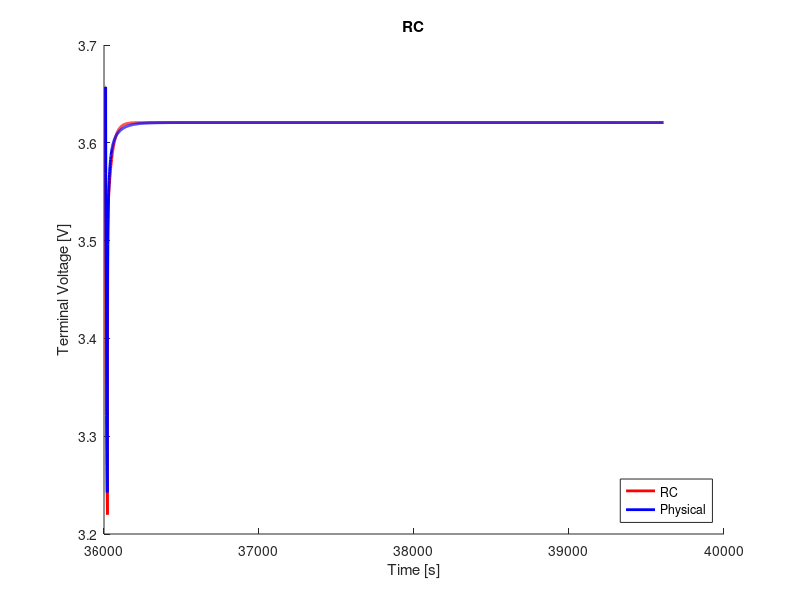

The MATLAB script that drew this image:
clear;
clc;
close all;

%% load data
load('ocv_final.mat');
time_ocv = time;
load('pulse_10_c_10.mat');
load('rc2_cf_10_c.mat');

%% voltage limitations
v_max = 4.4;                                    % cut-over voltage
v_min = 3.0;                                    % cut-off voltage

%% resample ocv and soc
t1 = time_ocv(1);
t2 = time_ocv(end);
dt = 1;                                         % sample time
t = (t1:dt:t2) - t1;

ocv = interp1(time_ocv, ocv, t1:dt:t2);
soc = interp1(time_ocv, soc, t1:dt:t2);

s = length(time);

%% variables
Q = 16.8;
eta = 1.0;                                  % coulombic efficiency

n = 2;                                      % number of rc links
i_r = zeros(n, 1);
v_c = zeros(n, 1);
flag = 1;

%% compute soc
ind_init = soc(interp1(ocv, 1:length(ocv), V_batt_time(1), 'nearest'))
ind_init = interp1(soc, 1:length(soc), ind_init, 'nearest');
v_t(1) = ocv(ind_init);
z0 = soc(ind_init);
z = z0 - dt/(Q*3600)*eta*cumsum(I(1:end));

% manual fit
p = 11;
r0 = r0_cf(p);
r1 = r1_cf(p);
r2 = r2_cf(p);
% r3 = r3_cf(p);
c1 = c1_cf(p);
c2 = c2_cf(p);
% c3 = c3_cf(p);

r = [r1; r2];
c = [c1; c2];

%% compute terminal voltage
for j = 1:n
    f(j) = exp(-dt/(r(j)*c(j)));
end
for k = 1:s-1
    if flag == 1
        i_r(:, k+1) = diag(f)*i_r(:, k) + (1-f')*I(k);
        v_c(:, k) = i_r(:, k).*r;
        ind = interp1(soc, 1:length(soc), z(k), 'nearest');
        v_t(k+1) = ocv(ind) - sum(v_c(:, k)) - I(k).*r0;
        if v_t(k) < v_min
            fprintf('Reached lower voltage limit.');
            flag = 0;
        end
        if v_t(k) > v_max
            fprintf('Reached upper voltage limit.');
            flag = 0;
        end 
    end
end

%% compute rms error
v_t = reshape(v_t, size(V_batt_time));
rmse = 1000*sqrt(mean((V_batt_time - v_t).^2))     % [mV]

%% plot
figure(1);
hold on;
plot(time, v_t, 'r', 'LineWidth', 2)
hold on;
plot(time, V_batt_time, 'b', 'LineWidth', 2)
xlabel('Time [s]')
ylabel('Terminal Voltage [V]')
title('RC')
legend('RC', 'Physical', 'location', 'southeast')
